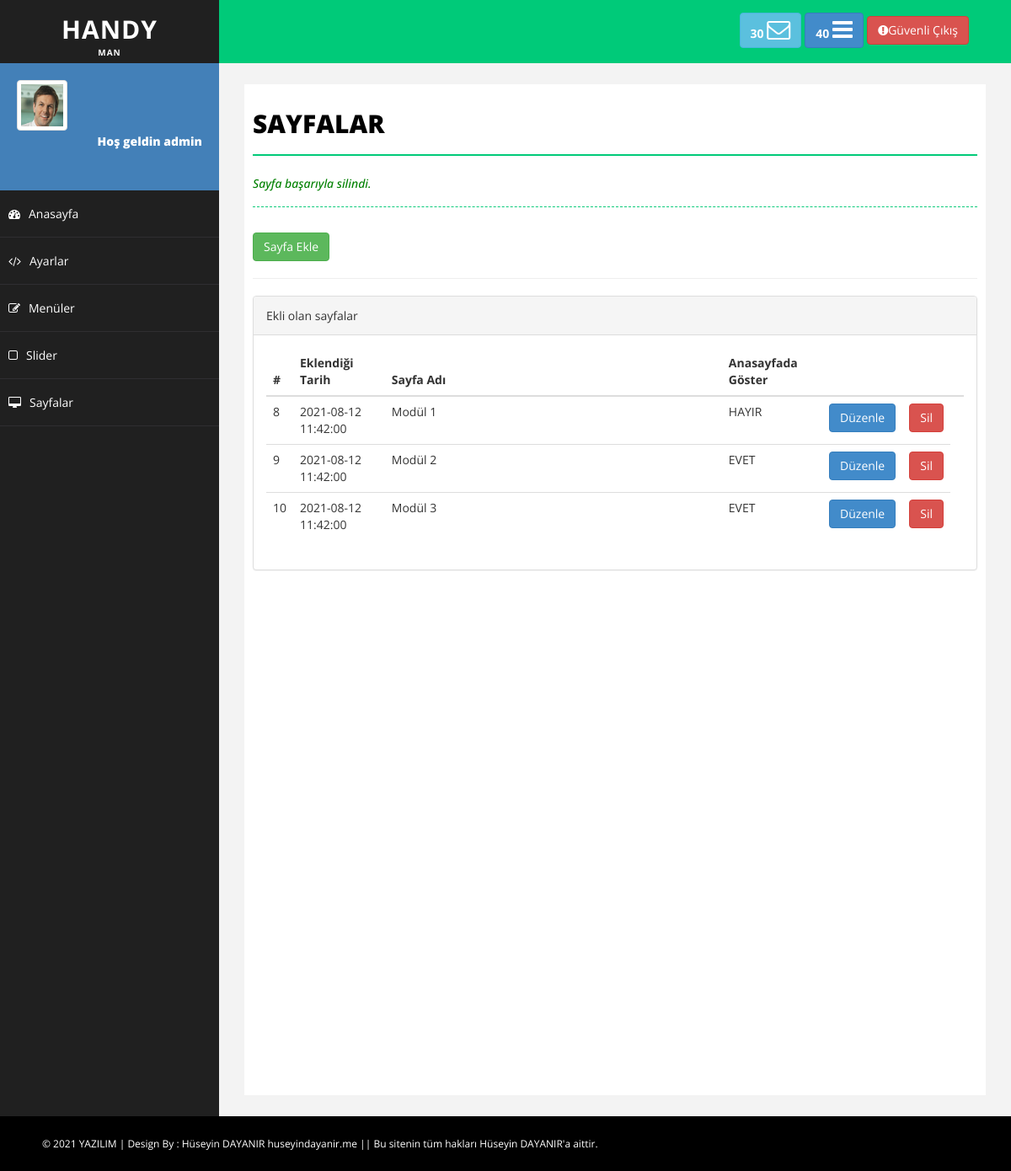
The page /admin/sayfalar.php?durum=ok (signed in) on the database its author committed.
### tables this page shows
CREATE TABLE `sayfalar` (
  `sayfa_id` int(11) NOT NULL,
  `sayfa_tarih` datetime NOT NULL,
  `sayfa_ad` varchar(100) NOT NULL,
  `sayfa_icerik` text NOT NULL,
  `sayfa_sira` varchar(50) NOT NULL DEFAULT '0',
  `sayfa_anasayfa` enum('0','1') NOT NULL DEFAULT '0'
);

### admin/sayfalar.php (the view, shortened to what this page needs)
<?php
include 'header.php';
include 'sidebar.php';
?>
<div id="page-wrapper">
            <div id="page-inner">
                <div class="row">
                    <div class="col-md-12">
                        <h1 class="page-head-line">Sayfalar</h1>
                        <?php
                            if($_GET['durum'] == "ok"){ ?>
                                <h1 style="color:green;" class="page-subhead-line">Sayfa başarıyla silindi.</h1>
                            <?php
                            }
                             ?>
                    </div>
                    <div class="col-md-12">
                      <a href="sayfaEkle.php?durum"><button class="btn btn-success">Sayfa Ekle </button></a>
                       <hr>
                    </div>
                    <div class="col-md-12">
                    <div class="panel panel-default">
                        <div class="panel-heading">
                            Ekli olan sayfalar
                        </div>
                        <div class="panel-body">
                            <div class="table-responsive">
                                <table class="table table-hover">
                                    <thead>
                                        <tr>
                                            <th>#</th>
                                            <th>Eklendiği Tarih</th>
                                            <th style="width:400px">Sayfa Adı</th>
                                            <th>Anasayfada Göster</th>
                                            <th style="width:20px"></th>
                                            <th style="width:20px"><th>
                                        </tr>
                                    </thead>
                                    <tbody>
                                    <?php
                                       $sayfasor =mysqli_query($baglan,"SELECT * FROM sayfalar");
                                        while ( $sayfacek =mysqli_fetch_assoc($sayfasor) ){?>
                                        <tr>
                                            <td><?php echo $sayfacek['sayfa_id']?></td>
                                            <td><?php echo $sayfacek['sayfa_tarih']?></td>
                                            <td><?php echo $sayfacek['sayfa_ad']?></td>
                                            <td><?php
                                            if ($sayfacek['sayfa_anasayfa'] ==0)
                                                echo "HAYIR";
                                            else if($sayfacek['sayfa_anasayfa'] ==1){
                                                echo "EVET";
                                            }
                                            ?></td>
                                            <td><a href="sayfaDuzenle.php?sayfa_id=<?php echo $sayfacek['sayfa_id']?>"><button class="btn btn-primary">Düzenle</button></a></td>
                                            <td><a href="netting/islem.php?sayfa_id=<?php echo $sayfacek['sayfa_id']?>&sayfaSil=ok"><button class="btn btn-danger">Sil</button></a></td>
                                        </tr>
                                        <?php }
                                    ?>
                                    </tbody>
                                </table>
                            </div>
                        </div>
                    </div>
                </div>
                </div>
            </div>
        </div>
<?php include 'footer.php' ?>

### admin/assets/css/basic.css (style rules this page uses)
body { font-family: 'Open Sans', sans-serif; line-height:25px; }
#page-wrapper { padding: 15px 15px; min-height: 600px; background: #F3F3F3; }
#page-inner { width: 100%; margin: 10px 20px 10px 0px; background-color: #fff!important; padding: 10px; min-height: 1200px; }
.page-head-line { font-size: 30px; text-transform: uppercase; color: #000; font-weight: 800; padding-bottom: 20px; border-bottom: 2px solid #00CA79; margin-bottom: 10px; }
.page-subhead-line { font-size: 14px; padding-top: 5px; padding-bottom: 20px; font-style:italic; margin-bottom:30px; border-bottom:1px dashed #00CA79; }
@media (min-width:768px) { #page-wrapper { margin: 0 0 0 260px; padding: 15px 30px; min-height: 1200px; } }

### rows shown on the page
sayfalar: sayfa_id "8", sayfa_tarih "2021-08-12 11:42:00", sayfa_ad "Modül 1", sayfa_anasayfa "HAYIR"
sayfalar: sayfa_id "9", sayfa_tarih "2021-08-12 11:42:00", sayfa_ad "Modül 2", sayfa_anasayfa "EVET"
sayfalar: sayfa_id "10", sayfa_tarih "2021-08-12 11:42:00", sayfa_ad "Modül 3", sayfa_anasayfa "EVET"

### other values the page prints
$_SESSION['admin_kadi'] "admin"
